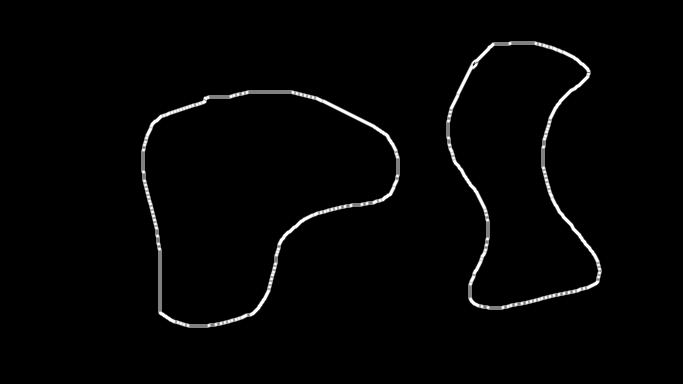
//> input picture code/build/image.png, 683 x 384 px
$ ./main2 ../build/image.png ../build/large10.png out.png   (built with g++ and OpenCV 4)
//> lines starting //> are read from the running program, lines starting //| are printed output that depends on the picture; after the words box and inside, x2 and y2 are one past the last pixel; in counts of white or black regions, pixels touching at a corner belong together
#include <opencv2/opencv.hpp>
#include<iostream>
#include<fstream>

using namespace cv;
using namespace std;
#define V 6

class Graph{

	public:
	// [54 lines left out: functions hasPath, findMinCut, not called in this run]
} ;


int main( int argc, char** argv )
{
    if(argc!=4){
        cout<<"Usage: ../seg input_image initialization_file output_mask"<<endl;
        return -1;
    }

    // Load the input image
    // the image should be a 3 channel image by default but we will double check that in teh seam_carving
    Mat in_image;
    in_image = imread(argv[1], CV_LOAD_IMAGE_COLOR);
//> in_image is the input picture: 384 rows x 683 cols, CV_8UC3; min 0, max 255, mean 4.5

    if(!in_image.data)
    {
        cout<<"Could not load input image!!!"<<endl;
        return -1;
    }

    if(in_image.channels()!=3){
        cout<<"Image does not have 3 channels!!! "<<in_image.depth()<<endl;
        return -1;
    }

    // the output image
    Mat out_image = in_image.clone();
   // Mat out_image;
    ifstream f(argv[2]);
    if(!f){
        cout<<"Could not load initial mask file!!!"<<endl;
        return -1;
    }

    int width = in_image.cols;
//> width = 683
    int height = in_image.rows;
//> height = 384

    Mat src;
    Mat grad;
    int scale = 1;
    int delta = 0;
    int ddepth = CV_16S;
    src = imread( argv[1] );
    GaussianBlur( src, src, Size(3,3), 0, 0, BORDER_DEFAULT );
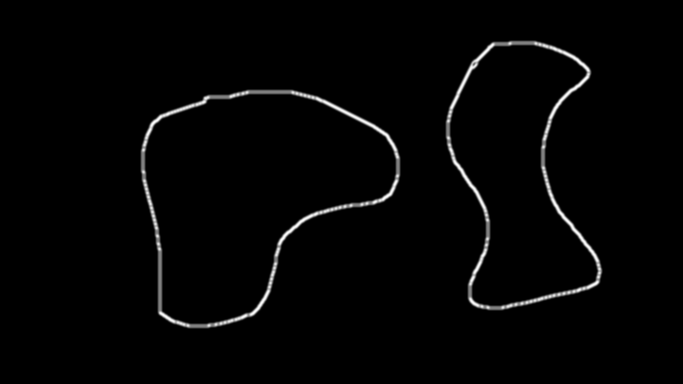
//> src: 384 rows x 683 cols, CV_8UC3; 4.24% of pixels changed, all inside (x1, y1, x2, y2) = (140, 40, 603, 329)
    //cvtColor( src, src, CV_BGR2GRAY );
    Mat grad_x, grad_y;
    Mat abs_grad_x, abs_grad_y;
    Scharr( src, grad_x, ddepth, 1, 0, scale, delta, BORDER_DEFAULT );
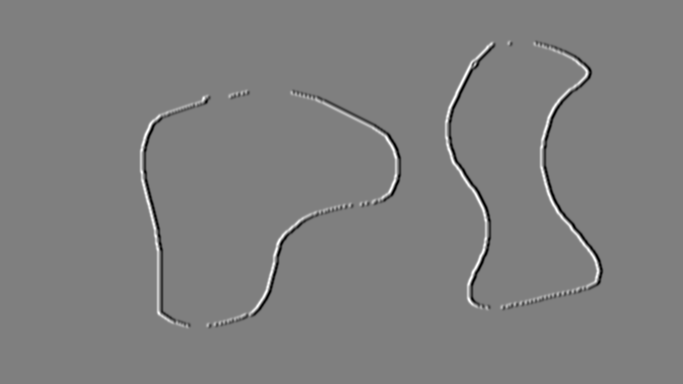
//> grad_x: 384 rows x 683 cols, CV_16SC3; min -2784, max 2784, mean 0; drawn with min black and max white
    //Sobel( src, grad_x, ddepth, 1, 0, 3, scale, delta, BORDER_DEFAULT );
    convertScaleAbs( grad_x, abs_grad_x );
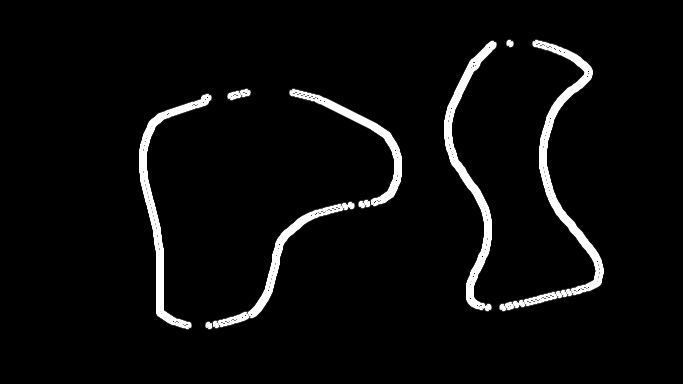
//> abs_grad_x: 384 rows x 683 cols, CV_8UC3; min 0, max 255, mean 11.3
    Scharr( src, grad_y, ddepth, 0, 1, scale, delta, BORDER_DEFAULT );
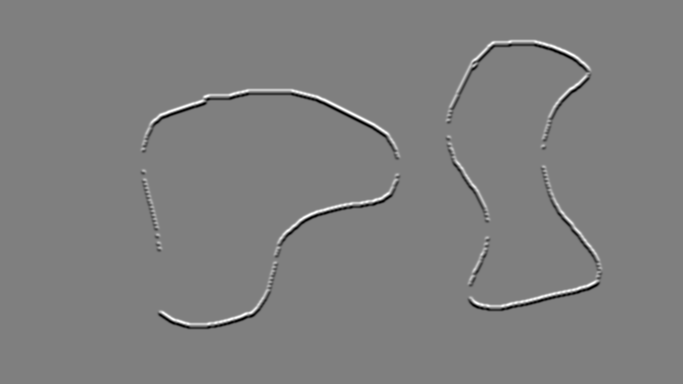
//> grad_y: 384 rows x 683 cols, CV_16SC3; min -2784, max 2776, mean 0; drawn with min black and max white
    //Sobel( src, grad_y, ddepth, 0, 1, 3, scale, delta, BORDER_DEFAULT );
    convertScaleAbs( grad_y, abs_grad_y );
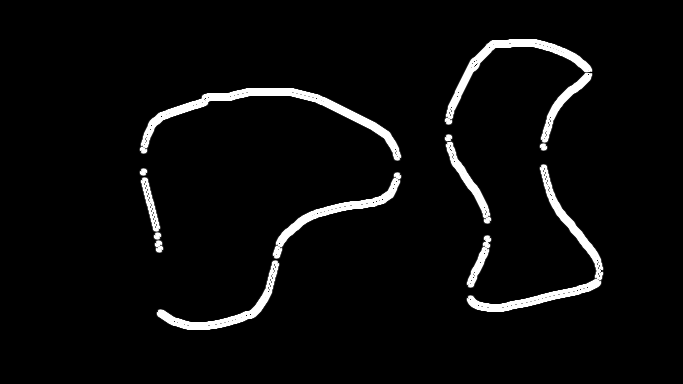
//> abs_grad_y: 384 rows x 683 cols, CV_8UC3; min 0, max 255, mean 11.1
    addWeighted( abs_grad_x, 0.5, abs_grad_y, 0.5, 0, grad );

    out_image = grad.clone();
    int p[height][width];
    for(int i=0; i<width; i++)
        for(int j=0; j<height; j++)
        {
            Vec3b pixel= out_image.at<Vec3b>(j, i);
            if(pixel[0]==0&&pixel[1]==0&&pixel[2]==0)
            {
                p[j][i] = 9999;
            }

            else
            {
                p[j][i]=0;
                pixel[1] = 255;
                pixel[2] = 255;
                pixel[0] = 255;
                out_image.at<Vec3b>(j, i) = pixel;
            }
        }
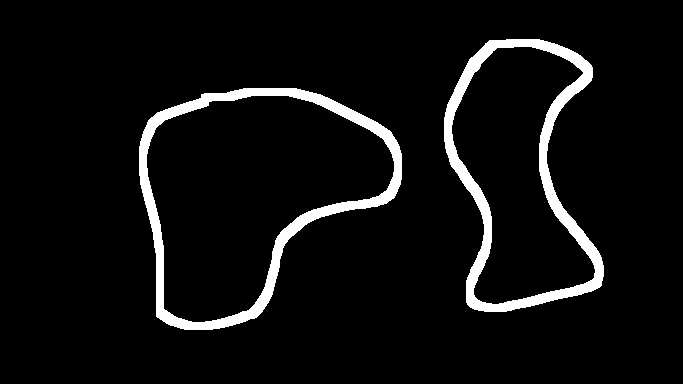
//> out_image: 384 rows x 683 cols, CV_8UC3; 5.9% white; 2 white regions, box (x1, y1, x2, y2) and area: (139, 88, 402, 330) 7824, (444, 39, 604, 312) 7705
        ofstream fout;
        fout.open("test.txt");
        for(int i=0; i<width; i++)
        {
            for(int j=0; j<height; j++)
            {
                fout<<p[j][i];
            }
            fout<<"\n";
        }

    int n;
    f>>n;
//> n = 0
    int x, y, t;
    // get the initial pixels
    for(int i=0;i<n;++i){

        int x1, y1;
        f>>x1>>y1>>t;

        if(x1<0 || x1>=width || y1<0 || y1>=height){
            cout<<"Invalid pixel mask!"<<endl;
            return -1;
        }
        if(t==1)
        {
            x = x1;
            y = y1;
        }
    }
//> this loop made 0 passes

    queue <pair<int, int>> q;
    pair<int, int> p1 = {y,x};
//> p1 = (0, 0)
    q.push(p1);
//> q = 1 item

    while(!q.empty()){
        p1 = q.front();
        q.pop();
        y = p1.first;
        x = p1.second;
        if(p[y][x]==0||x<0 || x>=width || y<0 || y>=height)
        {
            continue;
        }
        Vec3b pixel;
        pixel[1] = 255;
        pixel[2] = 255;
        pixel[0] = 255;
        out_image.at<Vec3b>(y, x) = pixel;
        p[y][x] = 0;

        p1.first = y+1;
        q.push(p1);
        p1.first = y-1;
        q.push(p1);
        p1.first = y;
        p1.second = x+1;
        q.push(p1);
        p1.second = x-1;
        q.push(p1);

    }
//> this loop made 762493 passes
//> (y, x) on passes 1 to 3: (0, 0), (1, 0), (-1, 0)
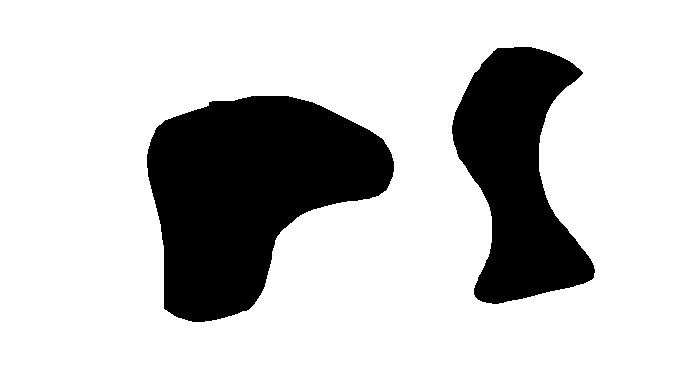
//> out_image: 384 rows x 683 cols, CV_8UC3; 78.6% white; 2 black regions, box (x1, y1, x2, y2) and area: (147, 96, 394, 322) 34850, (452, 47, 595, 304) 21270
//> after the loop, q = 0 items

    // write it on disk
    imwrite( argv[3], out_image);

    // also display them both
    namedWindow( "Original image", WINDOW_AUTOSIZE );
    namedWindow( "Show Marked Pixels", WINDOW_AUTOSIZE );
    namedWindow( "test", WINDOW_AUTOSIZE );
    imshow( "Original image", in_image );
    imshow( "Show Marked Pixels", out_image );
    imshow( "test", grad );
    waitKey(0);

    return 0;
}
